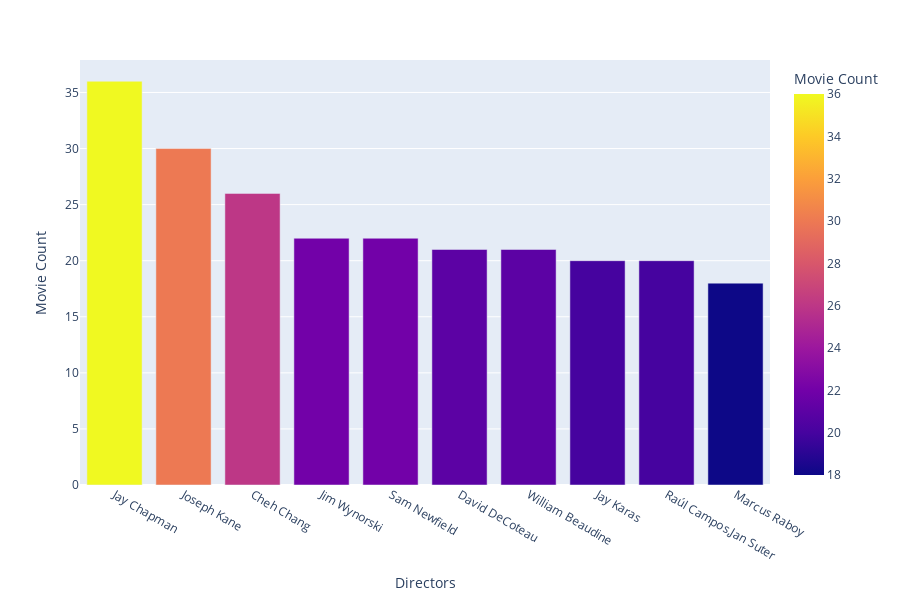

This figure's notebook cell:
### Code cell
fig = px.bar(best_directors, x='Directors', y='Movie Count', color='Movie Count', height=600)
fig.show()

### Figure 1 — Plotly figure (JSON) as saved in the notebook; plotly's stock layout.template omitted (floating-point values rounded to 4 significant figures)
{"data": [{"alignmentgroup": "True", "hovertemplate": "Directors=%{x}<br>Movie Count=%{marker.color}<extra></extra>", "legendgroup": "", "marker": {"color": [36, 30, 26, 22, 22, 21, 21, 20, 20, 18], "coloraxis": "coloraxis"}, "name": "", "offsetgroup": "", "orientation": "v", "showlegend": false, "textposition": "auto", "type": "bar", "x": ["Jay Chapman", "Joseph Kane", "Cheh Chang", "Jim Wynorski", "Sam Newfield", "David DeCoteau", "William Beaudine", "Jay Karas", "Raúl Campos,Jan Suter", "Marcus Raboy"], "xaxis": "x", "y": [36, 30, 26, 22, 22, 21, 21, 20, 20, 18], "yaxis": "y"}], "layout": {"barmode": "relative", "coloraxis": {"colorbar": {"title": {"text": "Movie Count"}}, "colorscale": [[0, "#0d0887"], [0.1111, "#46039f"], [0.2222, "#7201a8"], [0.3333, "#9c179e"], [0.4444, "#bd3786"], [0.5556, "#d8576b"], [0.6667, "#ed7953"], [0.7778, "#fb9f3a"], [0.8889, "#fdca26"], [1, "#f0f921"]]}, "height": 600, "legend": {"tracegroupgap": 0}, "margin": {"t": 60}, "xaxis": {"anchor": "y", "domain": [0, 1], "title": {"text": "Directors"}}, "yaxis": {"anchor": "x", "domain": [0, 1], "title": {"text": "Movie Count"}}}}
